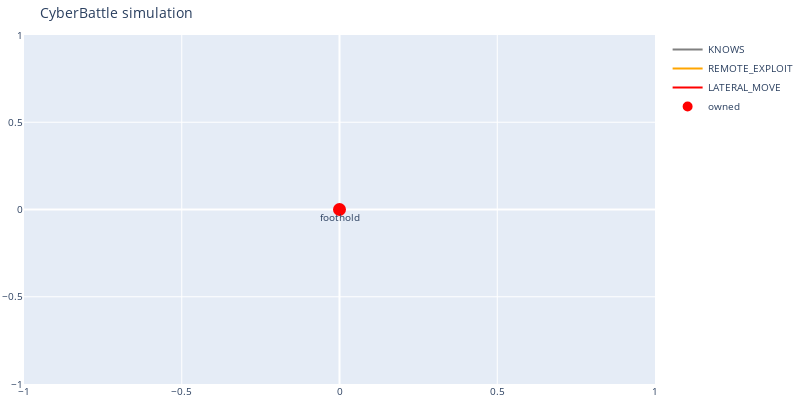

Notebook source saved alongside this figure:
### Code cell
c2 = commandcontrol.CommandControl(env)
dbg = commandcontrol.EnvironmentDebugging(c2)

# 1 - Start from foothold
dbg.plot_discovered_network()
c2.print_all_attacks()

### Figure 1 — Plotly figure (JSON) as saved in the notebook; plotly's stock layout.template omitted (floating-point values rounded to 4 significant figures)
{"data": [{"line": {"color": "gray"}, "mode": "lines", "name": "KNOWS", "type": "scatter", "x": [0], "y": [0]}, {"line": {"color": "orange"}, "mode": "lines", "name": "REMOTE_EXPLOIT", "type": "scatter", "x": [0], "y": [0]}, {"line": {"color": "red"}, "mode": "lines", "name": "LATERAL_MOVE", "type": "scatter", "x": [0], "y": [0]}, {"hoverinfo": "text", "marker": {"color": "#D32F2E", "line": {"color": "rgb(255,0,0)", "width": 8}, "size": 5, "symbol": "circle-dot"}, "mode": "markers+text", "name": "owned", "text": ["foothold"], "textposition": "bottom center", "type": "scatter", "x": [0], "y": [0]}, {"hoverinfo": "text", "marker": {"color": "#0e9d00", "line": {"color": "rgb(0,255,0)", "width": 8}, "size": 5, "symbol": "circle-dot"}, "mode": "markers+text", "name": "discovered", "text": [], "textposition": "bottom center", "type": "scatter", "x": [], "y": []}], "layout": {"autosize": false, "font": {"size": 10}, "height": 400, "hovermode": "closest", "margin": {"b": 15, "l": 2, "r": 2, "t": 35}, "showlegend": true, "title": {"text": "CyberBattle simulation"}, "width": 800}}
